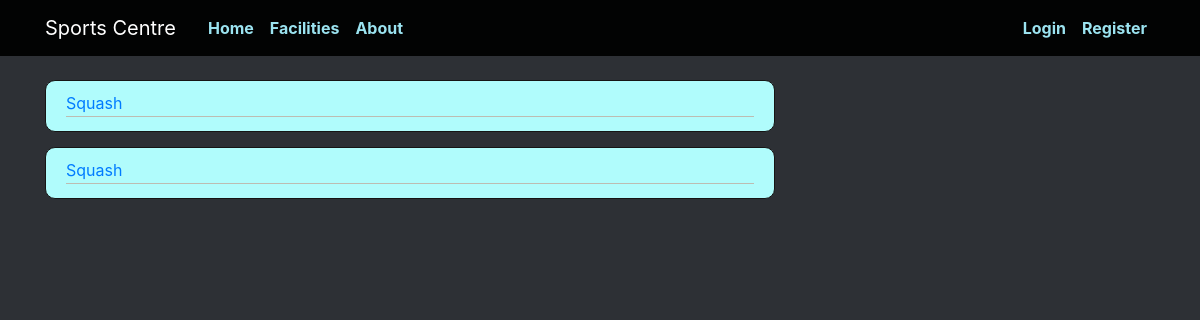
The page /facilities on the database as committed earlier.
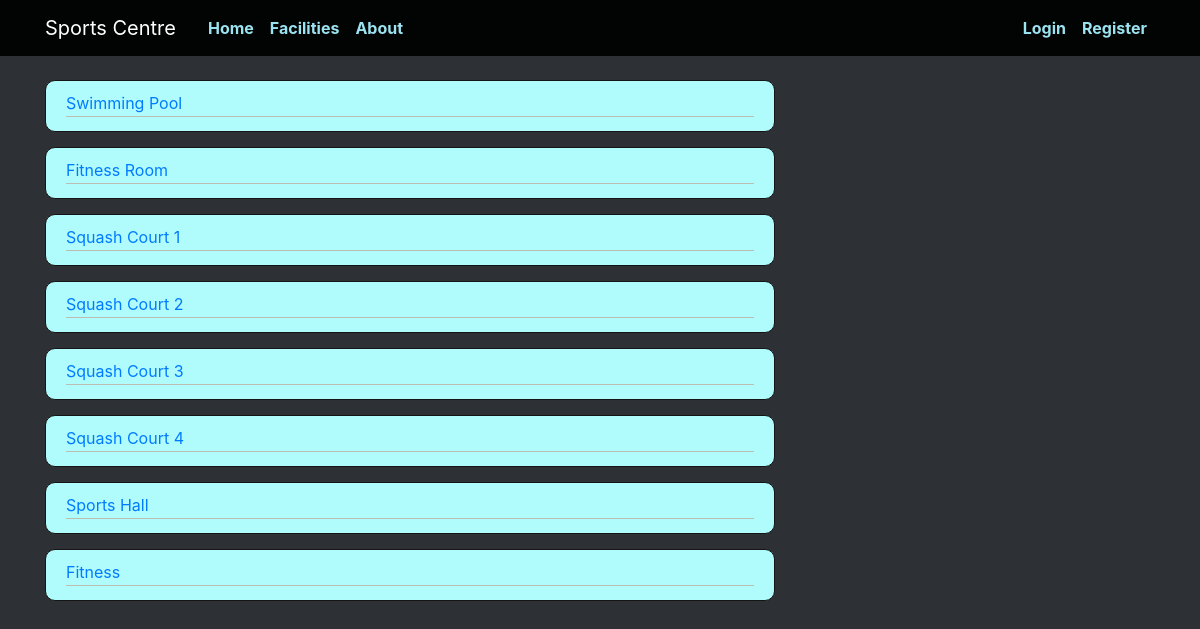
The same page on the database as committed later.
### app/models.py (models this page shows)
class Facility(db.Model):
  id = db.Column(db.Integer, primary_key=True)
  name = db.Column(db.String(100), nullable=False)
  capacity = db.Column(db.Integer)
  url = db.Column(db.String(100))

### app/views.py (the view)
@app.route('/facilities')
def facilities():
  year = get_current_year()
  week = get_current_week()
  facilities = models.Facility.query.order_by(models.Facility.id.asc())
  return render_template('facilities.html', title="Facilities", facilities=facilities, year=year, week=week)

### app/views.py (called while the page is built)
def get_current_week():
  current = int(datetime.strftime(datetime.now(), "%W"))
  return current

def get_current_year():
  current = int(datetime.strftime(datetime.now(), "%Y"))
  return current

### app/templates/facilities.html
{% extends "index.html" %}
{% block content %}
  {% for facility in facilities %}
  <article class="media content-section">
    <div class="media-body">
      <div class="article-metadata">
        <a class="mr-2" href="{{ url_for( 'show_facility', facility_url=facility.url, year=year, week=week ) }}">{{ facility.name }}</a>
      </div>
    </div>
  </article>
  {% endfor %}
{% endblock %}

### app/templates/index.html (shortened to what this page needs)
<!DOCTYPE html>
<html>
  <head>
    <link rel="stylesheet" href="https://stackpath.bootstrapcdn.com/bootstrap/4.4.1/css/bootstrap.min.css">
    <link rel="stylesheet" type="text/css" href="/static/style.css">
  </head>
  <body>
    <header class="site-header">
      <nav class="navbar navbar-expand-md navbar-dark bg-steel fixed-top">
        <div class="container">
          <a class="navbar-brand mr-4" href="/">Sports Centre</a>
          <div class="collapse navbar-collapse" id="navbarToggle">
            <div class="navbar-nav mr-auto">
              <a class="nav-item nav-link" href="/">Home</a>
              <a class="nav-item nav-link" href="/facilities">Facilities</a>
              <a class="nav-item nav-link" href="/about">About</a>
            </div>
            <div class="navbar-nav">
              {% if current_user.is_authenticated %}
                <a class="nav-item nav-link" href="/my_bookings">My Bookings</a>
                <a class="nav-item nav-link" href="/account">Account</a>
                <a class="nav-item nav-link" href="/logout">Logout</a>
              {% else %}
                <a class="nav-item nav-link" href="/login">Login</a>
                <a class="nav-item nav-link" href="/register">Register</a>
              {% endif %}
            </div>
          </div>
        </div>
      </nav>
    </header>
    <main role="main" class="container">
      <div class="row">
        <div class="col-md-8">
          {% block content %}{% endblock %}
        </div>
      </div>
    </main>
  </body>
  </body>
</html>

### app/static/style.css (style rules this page uses)
body { background: rgb(45, 48, 53); color: rgb(36, 37, 43); margin-top: 5rem; }
.bg-steel { background-color: #020303; }
.site-header .navbar-nav .nav-link { color: #9be3f0; font-weight: bold; }
.content-section { background: #b0fcfc; padding: 10px 20px; border: 1px solid #161515; border-radius: 10px; margin-bottom: 15px; }
.article-metadata { padding-bottom: 1px; margin-bottom: 4px; border-bottom: 1px solid #bdbcb2 }

Rows that differ between the two databases and show on the page:
removed Facility: name "Squash"
removed Facility: name "Squash"
added Facility: name "Swimming Pool"
added Facility: name "Fitness Room"
added Facility: name "Squash Court 1"
added Facility: name "Squash Court 2"
added Facility: name "Squash Court 3"
added Facility: name "Squash Court 4"
added Facility: name "Sports Hall"
added Facility: name "Fitness"
